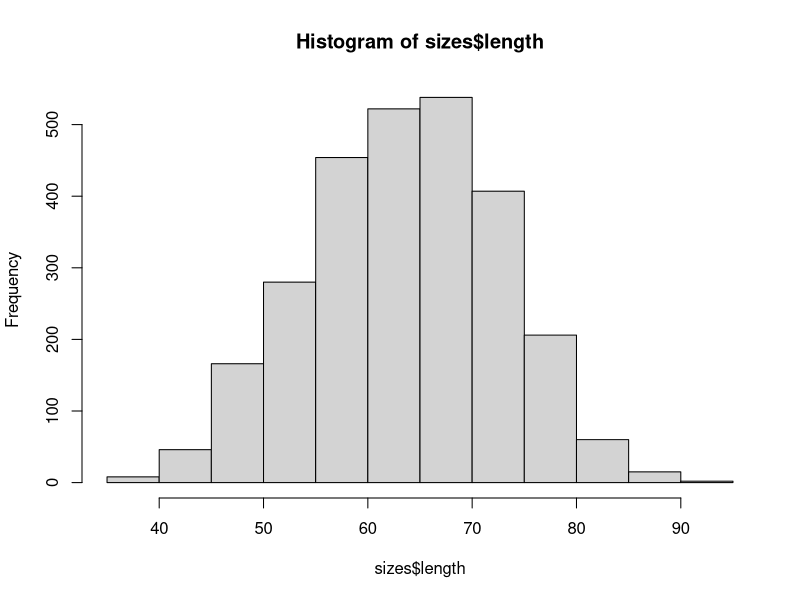
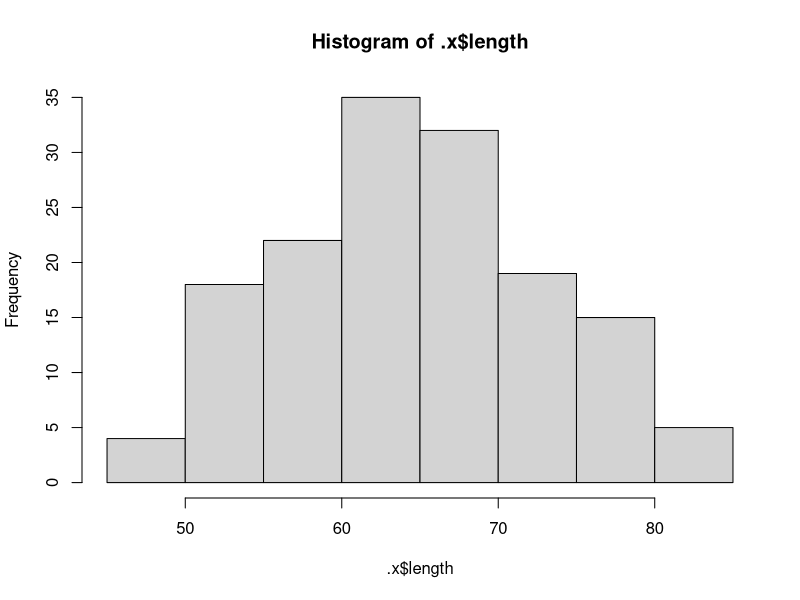
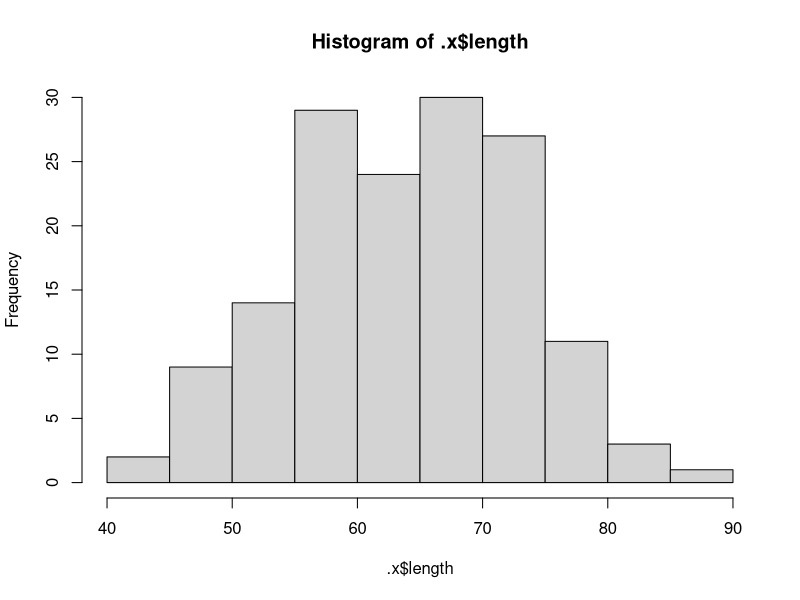
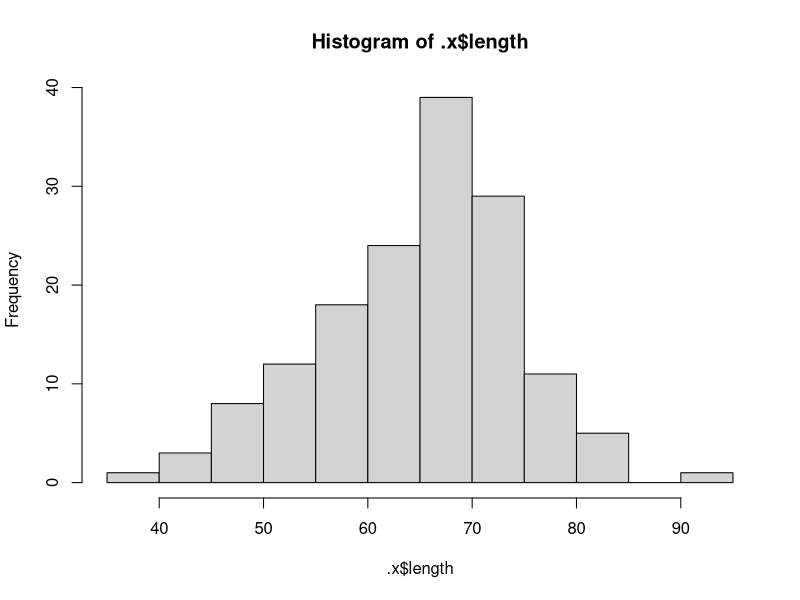
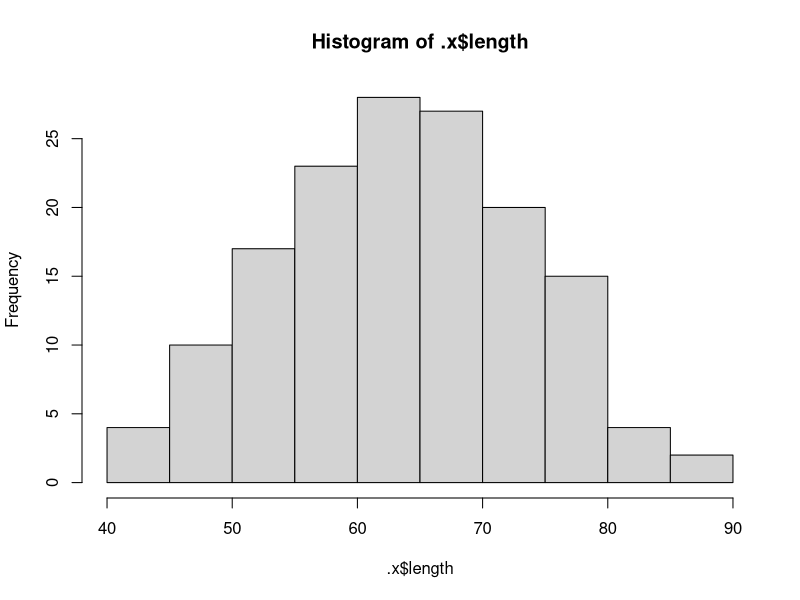
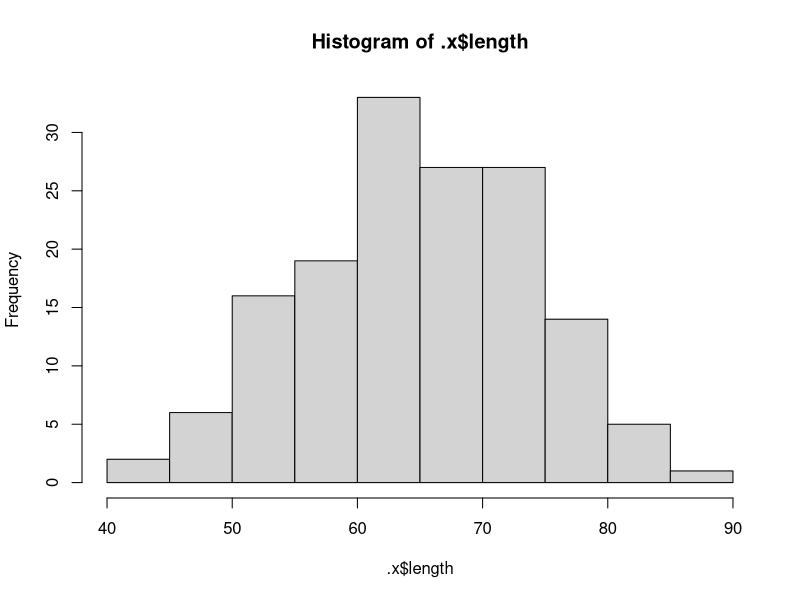
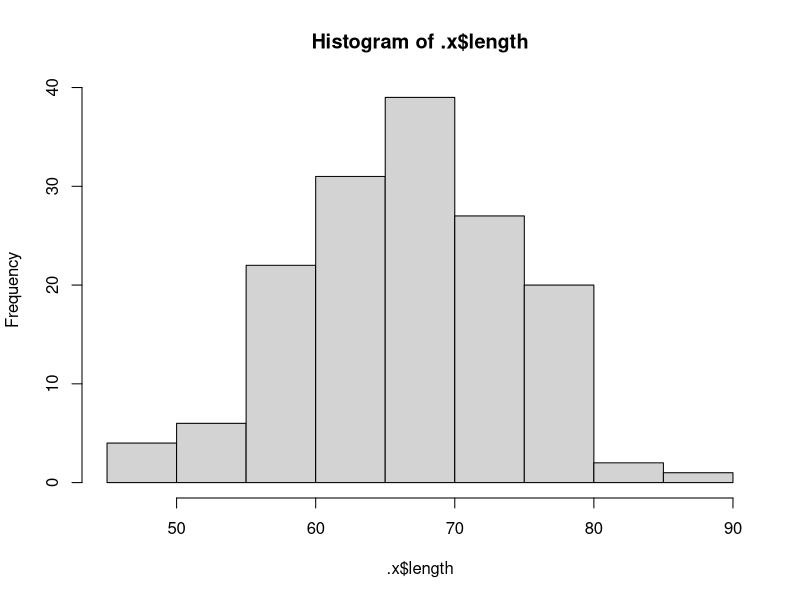
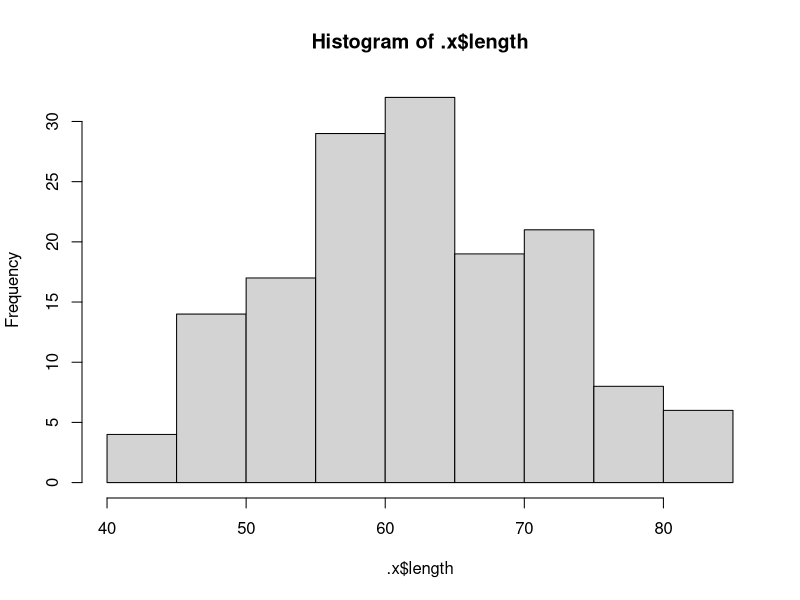

These figures' R source, in order: (Note: this script raises an error after producing the figures.)
## ---- chunk 1
library(ggplot2)
library(tidyverse)
library(readxl)
library(lme4)
setwd("/Users/graceleuchtenberger/Library/Mobile Documents/com~apple~CloudDocs/Documents/Density_field")

## ---- chunk 2
setwd("/Users/graceleuchtenberger/Library/Mobile Documents/com~apple~CloudDocs/Documents/Density_field")
sizes <- read_xlsx("data/Growth/Sizes/06272025.xlsx")
treat_key <- read_xlsx("data/treatment_key.xlsx")
colnames(sizes) <- c("date", "bag_num_og", "pic_num", "oyster_num", "length")
## ---- chunk 3
hist(sizes$length)
mean(sizes$length)
## ---- chunk 4
sizes %>%
  group_by(bag_num_og) %>%
  group_walk(~ hist(.x$length))
## ---- chunk 5
sizes$top_bottom <- substring(sizes$bag_num_og, 4) 
sizes$bag_num <- substr(sizes$bag_num_og, start = 1, stop = 2)
sizes$bag_num <- as.factor(sizes$bag_num)
treat_key$bag_num <- as.factor(treat_key$bag_num)
sizes <- left_join(sizes, treat_key, by = "bag_num")

## ---- chunk 6
mean_sizes <- sizes %>%
  group_by(bag_num) %>%
  summarise(mean_length = mean(length, na.rm = TRUE),
            std_error = sd(length, na.rm = TRUE)/sqrt(length(mean_length)),
            .groups = 'drop')
## ---- chunk 7
ggplot(sizes, aes(x=bag_num, y=length, fill = top_bottom)) + 
    geom_boxplot()
## ---- chunk 8
ggplot(sizes, aes(x=tide, y=length)) + 
    geom_boxplot()
## ---- chunk 9
ggplot(sizes, aes(x=density, y=length)) + 
    geom_boxplot()
## ---- chunk 10
ggplot(sizes, aes(x=rack, y=length)) + 
    geom_boxplot()
## ---- chunk 11
ggplot(sizes, aes(x=piling, y=length)) + 
    geom_boxplot()
